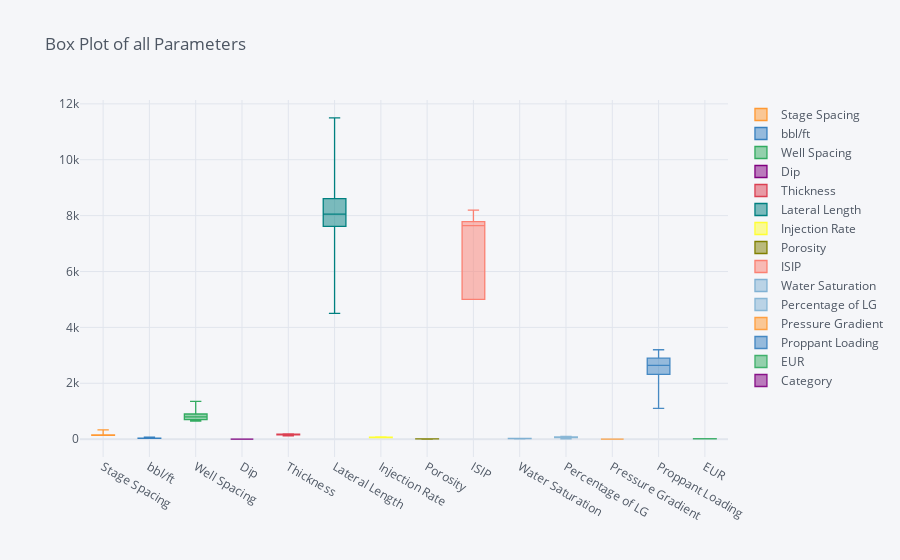

Notebook cell for this chart:
### Code cell
df_Shale.iplot(kind='box', title='Box Plot of all Parameters')

### Figure 1 — Plotly figure (JSON) as saved in the notebook; plotly's stock layout.template omitted (floating-point values rounded to 4 significant figures; data arrays with more than 128 entries replaced by an {"elided": "..."} marker saying what was removed)
{"data": [{"boxpoints": false, "line": {"width": 1.3}, "marker": {"color": "rgba(255, 153, 51, 1.0)"}, "name": "Stage Spacing", "orientation": "v", "type": "box", "y": {"elided": "506 int values"}}, {"boxpoints": false, "line": {"width": 1.3}, "marker": {"color": "rgba(55, 128, 191, 1.0)"}, "name": "bbl/ft", "orientation": "v", "type": "box", "y": {"elided": "506 int values"}}, {"boxpoints": false, "line": {"width": 1.3}, "marker": {"color": "rgba(50, 171, 96, 1.0)"}, "name": "Well Spacing", "orientation": "v", "type": "box", "y": {"elided": "506 int values"}}, {"boxpoints": false, "line": {"width": 1.3}, "marker": {"color": "rgba(128, 0, 128, 1.0)"}, "name": "Dip", "orientation": "v", "type": "box", "y": {"elided": "506 int values"}}, {"boxpoints": false, "line": {"width": 1.3}, "marker": {"color": "rgba(219, 64, 82, 1.0)"}, "name": "Thickness", "orientation": "v", "type": "box", "y": {"elided": "506 int values"}}, {"boxpoints": false, "line": {"width": 1.3}, "marker": {"color": "rgba(0, 128, 128, 1.0)"}, "name": "Lateral Length", "orientation": "v", "type": "box", "y": {"elided": "506 int values"}}, {"boxpoints": false, "line": {"width": 1.3}, "marker": {"color": "rgba(255, 255, 51, 1.0)"}, "name": "Injection Rate", "orientation": "v", "type": "box", "y": {"elided": "506 int values"}}, {"boxpoints": false, "line": {"width": 1.3}, "marker": {"color": "rgba(128, 128, 0, 1.0)"}, "name": "Porosity", "orientation": "v", "type": "box", "y": {"elided": "506 float values"}}, {"boxpoints": false, "line": {"width": 1.3}, "marker": {"color": "rgba(251, 128, 114, 1.0)"}, "name": "ISIP", "orientation": "v", "type": "box", "y": {"elided": "506 int values"}}, {"boxpoints": false, "line": {"width": 1.3}, "marker": {"color": "rgba(128, 177, 211, 1.0)"}, "name": "Water Saturation", "orientation": "v", "type": "box", "y": {"elided": "506 float values"}}, {"boxpoints": false, "line": {"width": 1.3}, "marker": {"color": "rgba(128, 177, 211, 0.8999999999999999)"}, "name": "Percentage of LG", "orientation": "v", "type": "box", "y": {"elided": "506 float values"}}, {"boxpoints": false, "line": {"width": 1.3}, "marker": {"color": "rgba(255, 153, 51, 0.8999999999999999)"}, "name": "Pressure Gradient", "orientation": "v", "type": "box", "y": {"elided": "506 float values"}}, {"boxpoints": false, "line": {"width": 1.3}, "marker": {"color": "rgba(55, 128, 191, 0.8999999999999999)"}, "name": "Proppant Loading", "orientation": "v", "type": "box", "y": {"elided": "506 int values"}}, {"boxpoints": false, "line": {"width": 1.3}, "marker": {"color": "rgba(50, 171, 96, 0.8999999999999999)"}, "name": "EUR", "orientation": "v", "type": "box", "y": {"elided": "506 float values"}}, {"boxpoints": false, "line": {"width": 1.3}, "marker": {"color": "rgba(128, 0, 128, 0.8999999999999999)"}, "name": "Category", "orientation": "v", "type": "box", "y": {"elided": "506 str values"}}], "layout": {"legend": {"bgcolor": "#F5F6F9", "font": {"color": "#4D5663"}}, "paper_bgcolor": "#F5F6F9", "plot_bgcolor": "#F5F6F9", "title": {"font": {"color": "#4D5663"}, "text": "Box Plot of all Parameters"}, "xaxis": {"gridcolor": "#E1E5ED", "showgrid": true, "tickfont": {"color": "#4D5663"}, "title": {"font": {"color": "#4D5663"}, "text": ""}, "zerolinecolor": "#E1E5ED"}, "yaxis": {"gridcolor": "#E1E5ED", "showgrid": true, "tickfont": {"color": "#4D5663"}, "title": {"font": {"color": "#4D5663"}, "text": ""}, "zerolinecolor": "#E1E5ED"}}}
